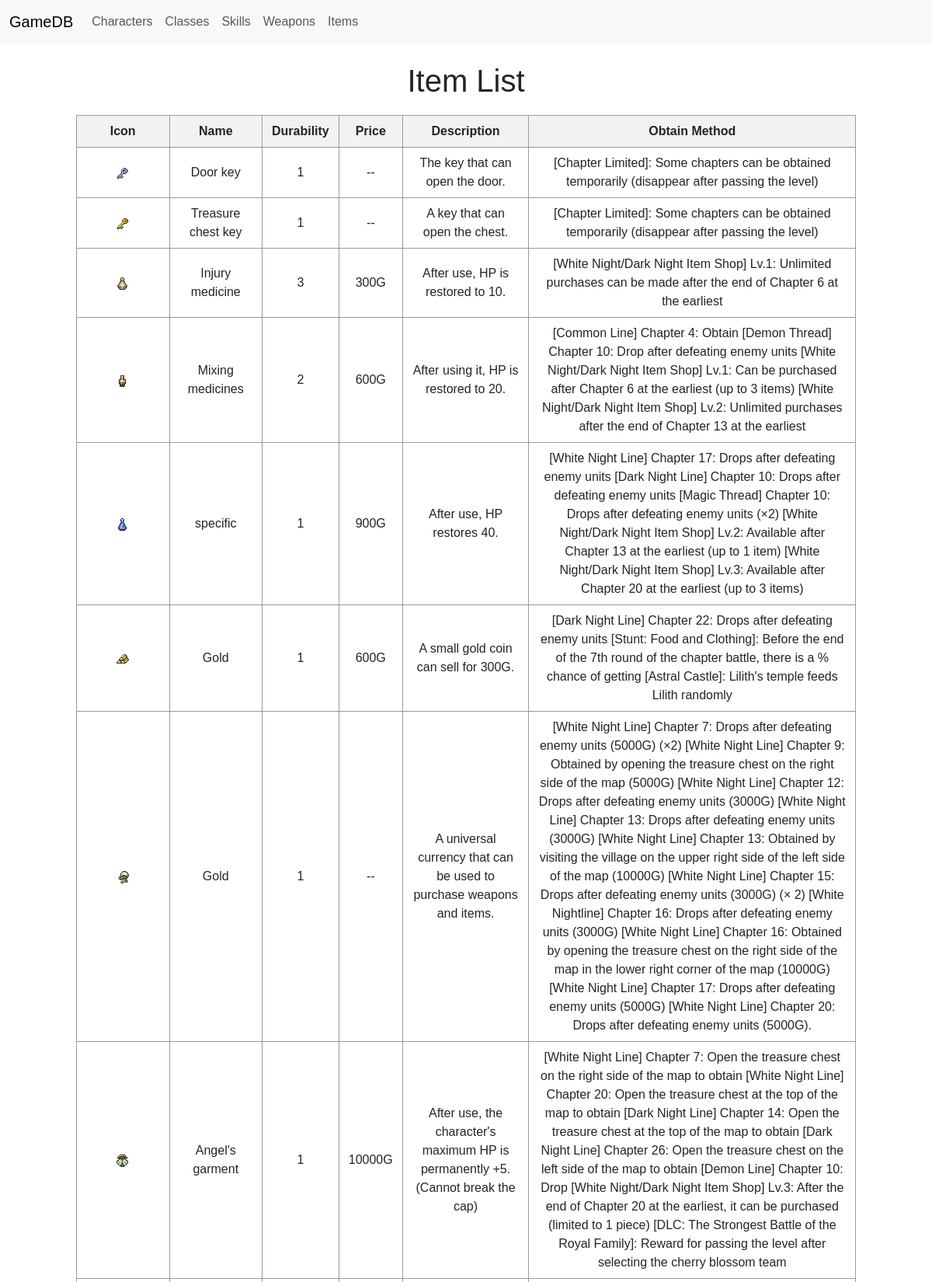
The app's page /items/ (upper part) with its own data.
### FEIF_DB/models.py (models this page shows, shortened)
class Item(models.Model):
    name = models.CharField(max_length=100)
    icon = models.ImageField(upload_to='item_icons/', blank=True, null=True)
    durability = models.IntegerField(default=0)
    price = models.CharField(max_length=20, default='--')  # 用CharField兼容“--”
    description = models.TextField(blank=True)
    obtain_method = models.TextField(blank=True)

### FEIF_DB/views.py (the view)
# urls.py: path('items/', views.item_list, name='item_list'),
def item_list(request):
    items = Item.objects.all()
    rend=render(request, 'item_list.html', {'items':items})
    return HttpResponse(rend)

### templates/item_list.html (shortened to what this page needs)
{% extends 'base.html' %}
{% block content %}
<!DOCTYPE html>
<html lang="en">
<head>
</head>
<body>
    <h1>Item List</h1>
    <table>
        <thead>
            <tr>
                <th>Icon</th>
                <th>Name</th>
                <th>Durability</th>
                <th>Price</th>
                <th>Description</th>
                <th>Obtain Method</th>
            </tr>
        </thead>
        <tbody>
            {% for item in items %}
            <tr>
                <td>
                    {% if item.icon %}
                        <img src="{{ item.icon.url }}" alt="{{ item.name }}">
                    {% else %}
                        —
                    {% endif %}
                </td>
                <td>{{ item.name }}</td>
                <td>{{ item.durability }}</td>
                <td>{{ item.price }}</td>
                <td>{{ item.description }}</td>
                <td>{{ item.obtain_method }}</td>
            </tr>
            {% endfor %}
        </tbody>
    </table>
</body>
</html>
{% endblock %}

### templates/item_list.html (style rules this page uses)
body { font-family: Arial, sans-serif; text-align: center; }
table { margin: 20px auto; border-collapse: collapse; width: 90%; }
th, td { border: 1px solid #999; padding: 8px 12px; }
th { background-color: #f2f2f2; }
img { max-height: 40px; }

### records on screen
Item: icon (picture), name "Door key", durability "1", price "--", description "The key that can open the door.", obtain_method "[Chapter Limited]: Some chapters can be obtained temporarily (disappear after passing the level)"
Item: icon (picture), name "Treasure chest key", durability "1", price "--", description "A key that can open the chest.", obtain_method "[Chapter Limited]: Some chapters can be obtained temporarily (disappear after passing the level)"
Item: icon (picture), name "Injury medicine", durability "3", price "300G", description "After use, HP is restored to 10.", obtain_method "[White Night/Dark Night Item Shop] Lv.1: Unlimited purchases can be made after the end of Chapter 6 at the earliest"
Item: icon (picture), name "Mixing medicines", durability "2", price "600G", description "After using it, HP is restored to 20.", obtain_method "[Common Line] Chapter 4: Obtain [Demon Thread] Chapter 10: Drop after defeating enemy units [White Night/Dark Night Item Shop] Lv.1: Can be purchased after Chapter 6 at the earliest (up to 3 items) [White Night/Dark Night Item Shop] Lv.2: Unlimited purchases after the end of Chapter 13 at the earliest"
Item: icon (picture), name "specific", durability "1", price "900G", description "After use, HP restores 40.", obtain_method "[White Night Line] Chapter 17: Drops after defeating enemy units [Dark Night Line] Chapter 10: Drops after defeating enemy units [Magic Thread] Chapter 10: Drops after defeating enemy units (×2) [White Night/Dark Night Item Shop] Lv.2: Available after Chapter 13 at the earliest (up to 1 item) [White Night/Dark Night Item Shop] Lv.3: Available after Chapter 20 at the earliest (up to 3 items)"
Item: icon (picture), name "Gold", durability "1", price "600G", description "A small gold coin can sell for 300G.", obtain_method "[Dark Night Line] Chapter 22: Drops after defeating enemy units [Stunt: Food and Clothing]: Before the end of the 7th round of the chapter battle, there is a % chance of getting [Astral Castle]: Lilith's temple feeds Lilith randomly"
Item: icon (picture), name "Gold", durability "1", price "--", description "A universal currency that can be used to purchase weapons and items.", obtain_method "[White Night Line] Chapter 7: Drops after defeating enemy units (5000G) (×2) [White Night Line] Chapter 9: Obtained by opening the treasure chest on the right side of the map (5000G) [White Night Line] Chapter 12: Drops after defeating enemy units (3000G) [White Night Line] Chapter 13: Drops after defeating enemy units (3000G) [White Night Line] Chapter 13: Obtained by visiting the village on the upper right side of the left side of the map (10000G) [White Night Line] Chapter 15: Drops after defeating enemy units (3000G) (× 2) [White Nightline] Chapter 16: Drops after defeating enemy units (3000G) [White Night Line] Chapter 16: Obtained by opening the treasure chest on the right side of the…"
Item: icon (picture), name "Angel's garment", durability "1", price "10000G", description "After use, the character's maximum HP is permanently +5. (Cannot break the cap)", obtain_method "[White Night Line] Chapter 7: Open the treasure chest on the right side of the map to obtain [White Night Line] Chapter 20: Open the treasure chest at the top of the map to obtain [Dark Night Line] Chapter 14: Open the treasure chest at the top of the map to obtain [Dark Night Line] Chapter 26: Open the treasure chest on the left side of the map to obtain [Demon Line] Chapter 10: Drop [White Night/Dark Night Item Shop] Lv.3: After the end of Chapter 20 at the earliest, it can be purchased (limited to 1 piece) [DLC: The Strongest Battle of the Royal Family]: Reward for passing the level after selecting the cherry blossom team"
